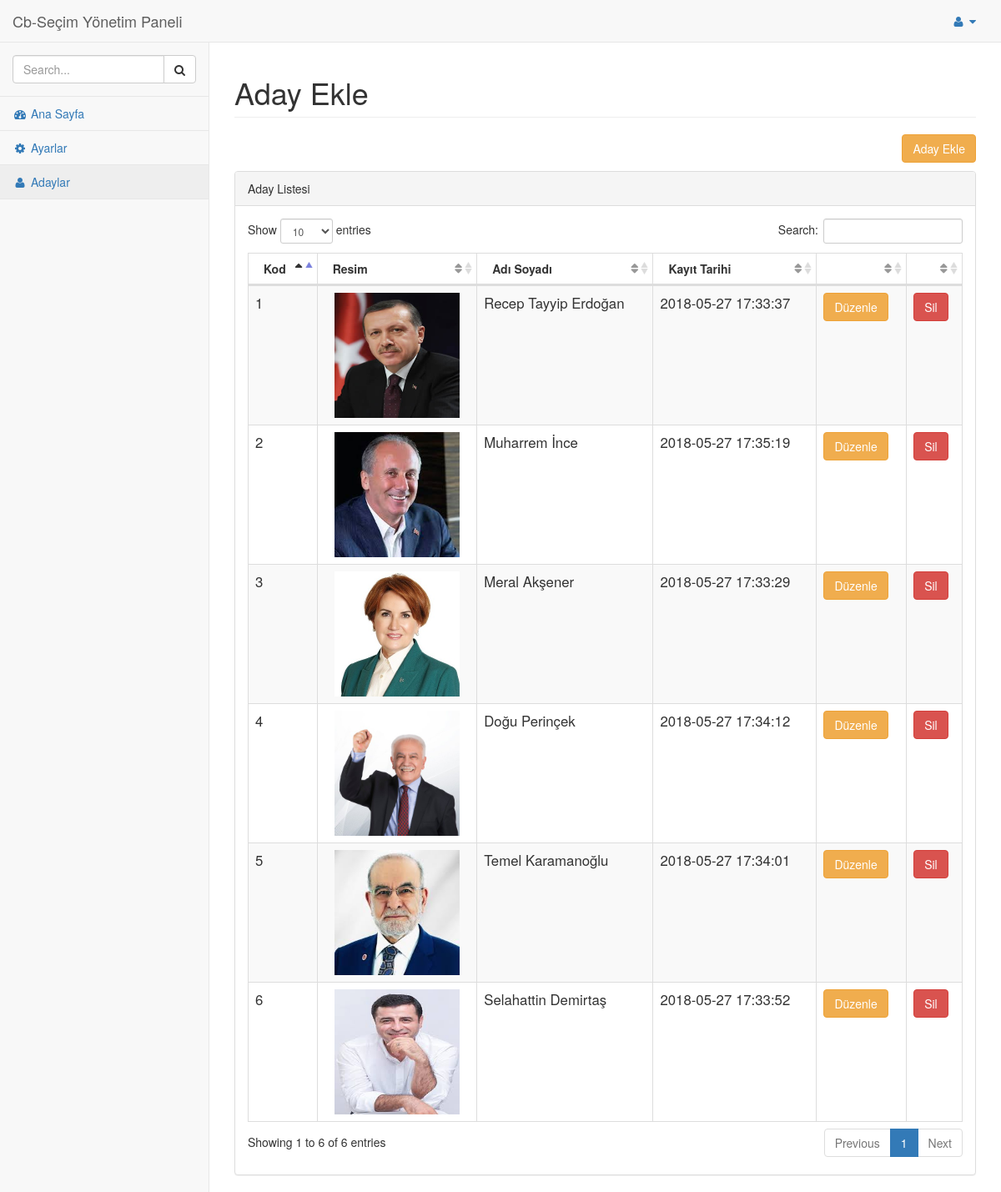
Screenshot of /admin/adaylar.php (signed in) with the database file from the repository.
### tables this page shows
CREATE TABLE IF NOT EXISTS `aday` (
  `id` int(11) NOT NULL AUTO_INCREMENT,
  `ad_soyad` varchar(100) NOT NULL,
  `resim` varchar(150) NOT NULL,
  `sira` smallint(3) NOT NULL,
  `sef` varchar(255) NOT NULL,
  `tarih` datetime NOT NULL DEFAULT CURRENT_TIMESTAMP,
  PRIMARY KEY (`id`)
);

### admin/config/database.php (called while the page is built, shortened)
<?php
class DB {
	static $pdo = null;
	static $charset = 'UTF8';
	static $last_stmt = null;
	public static function instance()
	{
		return
			self::$pdo == null ?
				self::init() :
				self::$pdo;
	}
	public static function init()
	{
		self::$pdo = new PDO(
			'mysql:host=' . MYSQL_HOST .';dbname=' . MYSQL_DB,
			MYSQL_USER,
			MYSQL_PASS
		);
		self::$pdo->exec('SET NAMES `' . self::$charset . '`');
		self::$pdo->setAttribute(PDO::ATTR_DEFAULT_FETCH_MODE, PDO::FETCH_OBJ);
	    self::$pdo->exec("SET NAMES 'utf8'; SET CHARSET 'utf8'");
		return self::$pdo;
	}
	public static function query($query, $bindings = null)
	{
		if(is_null($bindings))
		{
			if(!self::$last_stmt = self::instance()->query($query))
				return false;
		}
		else
		{
			self::$last_stmt = self::prepare($query);
			if(!self::$last_stmt->execute($bindings))
				return false;
		}
		return self::$last_stmt;
	}
	public static function get($query, $bindings = null)
	{
		if(!$stmt = self::query($query, $bindings))
			return false;
		$result = array();
		foreach($stmt as $row)
			$result[] = $row;
		return $result;
	}
}

### admin/adaylar.php (the view, shortened to what this page needs)
<?php include "header.php" ; ?>
  <link rel="stylesheet" href="//code.jquery.com/ui/1.12.1/themes/base/jquery-ui.css">
        <div id="page-wrapper">
            <div class="row">
                <div class="col-lg-12">
                    <h1 class="page-header">Aday Ekle</h1>
                </div>
            </div>
             <div align="right" style="margin-bottom:10px">
                  <a href="aday_ekle.php" class="btn btn-warning " >  Aday Ekle </a>
            </div>
            <div class="row">
                <div class="col-lg-12">
                    <div class="panel panel-default">
                        <div class="panel-heading">
                            Aday Listesi
                        </div>
                        <div class="panel-body">
                            <table width="100%" class="table table-striped table-bordered table-hover" id="dataTables-example">
                                <thead>
                                    <tr>
                                        <th>Kod</th>
                                        <th>Resim</th>
                                        <th>Adı Soyadı</th>
                                        <th>Kayıt Tarihi </th>
                                        <th></th>
                                        <th></th>
                                    </tr>
                                </thead>
                                <tbody id="sortable">
                                    <?php $adaylar=DB::get("SELECT * FROM aday ORDER BY sira ASC");
                                    $sayac=0;
                                    foreach ($adaylar as $aday) { $sayac++; ?>
                                           <tr id="item-<?php echo $aday->id ;?>" class="odd gradeX">
                                                <td class="sortable"><?=$sayac; ?></td>
                                                <td class="sortable" align="center"><img  width="150" height="150" src="img/aday/<?=$aday->resim; ?>"></td>
                                                <td class="center"><?=$aday->ad_soyad; ?></td>
                                                <td class="center"><?=$aday->tarih; ?></td>
                                                <td class="center"><a href="aday_duzenle.php?cb_duzenle=ok&id=<?=$aday->id; ?>" class="btn btn-warning"> Düzenle </a></td>
                                                <td class="center"><a href="config/islem.php?sil=ok&id=<?=$aday->id; ?>&resim=<?=$aday->resim;?>" class="btn btn-danger"> Sil </a></td>
                                           </tr>
                                    <?php } ?>
                                </tbody>
                            </table>
                        </div>
                    </div>
                </div>
            </div>
    </div>
<?php include_once "footer.php"; ?>

### admin/adaylar.php (style rules this page uses)
#sortable tr { margin: 0 5px 5px 5px; padding: 5px; font-size: 1.2em; height: 1.5em; }

### rows the page displays
aday: resim (picture), ad_soyad "Recep Tayyip Erdoğan", tarih "2018-05-27 17:33:37"
aday: resim (picture), ad_soyad "Muharrem İnce", tarih "2018-05-27 17:35:19"
aday: resim (picture), ad_soyad "Meral Akşener", tarih "2018-05-27 17:33:29"
aday: resim (picture), ad_soyad "Doğu Perinçek", tarih "2018-05-27 17:34:12"
aday: resim (picture), ad_soyad "Temel Karamanoğlu", tarih "2018-05-27 17:34:01"
aday: resim (picture), ad_soyad "Selahattin Demirtaş", tarih "2018-05-27 17:33:52"
